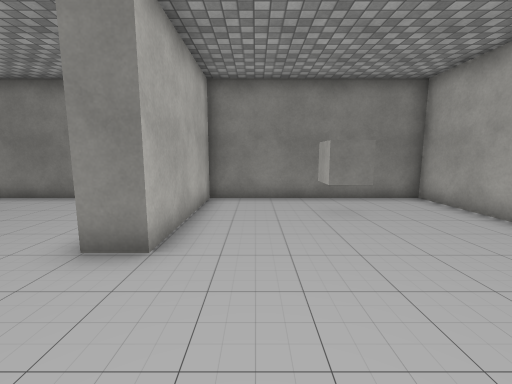
view 1 (above)

12 first-person views from a walk through a Unity game level. The camera is 1.4 m above the floor, tilts 8° down and sees 90° across. The floor is counted in squares, 1 m on a side. Each view is taken from the middle of a square. On the plan, view 1 faces up. The plan holds only what a view shows up to about 13 squares ahead; the rest is blank. The place goes on beyond the plan. The player character is not drawn. Door leaves are left out, so doorways stand open. Some surface patterns are stand-ins.

view 2
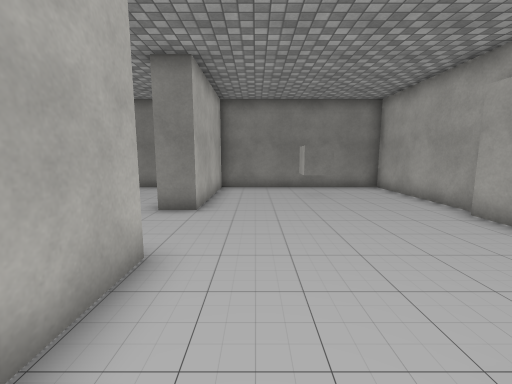

view 3
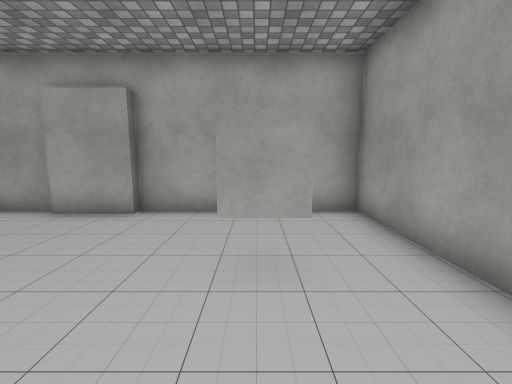

view 4
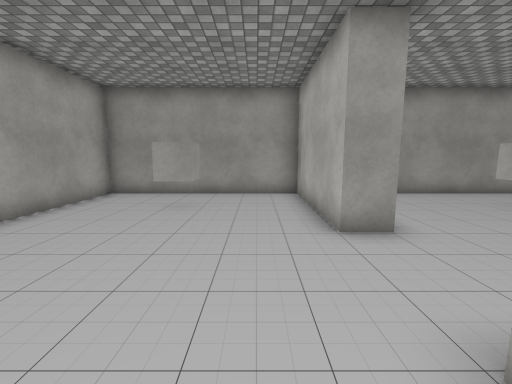

view 5
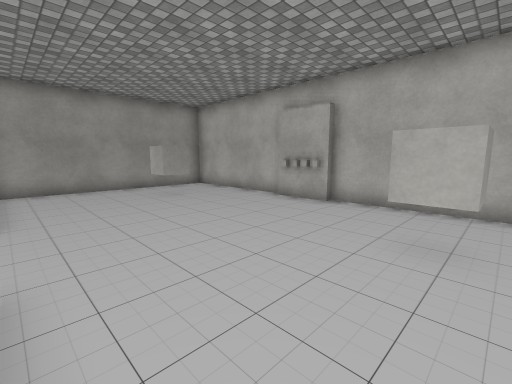

view 6
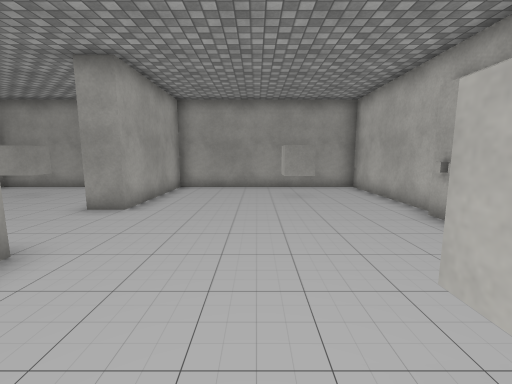

view 7
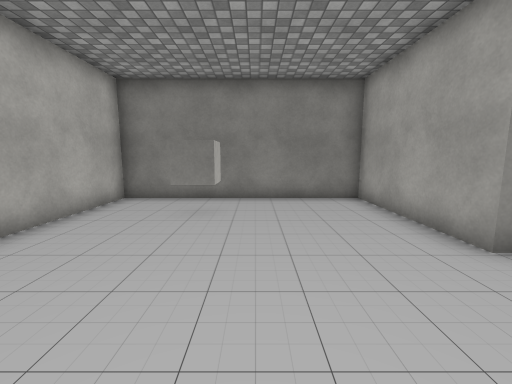

view 8
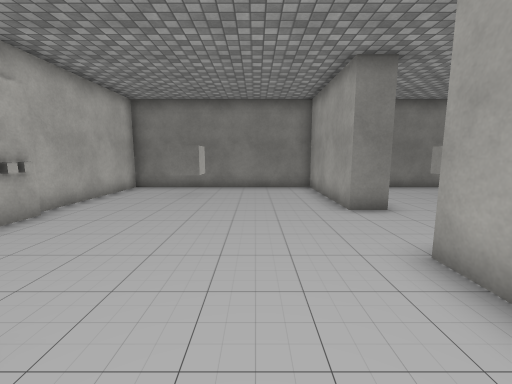

view 9
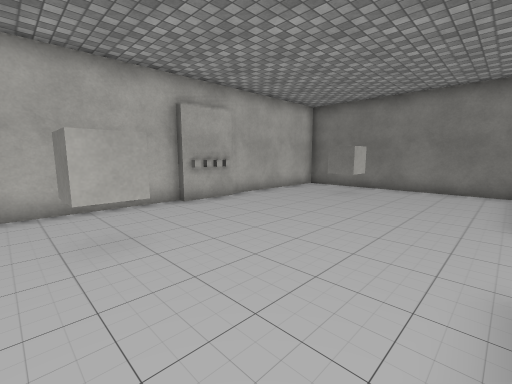

view 10
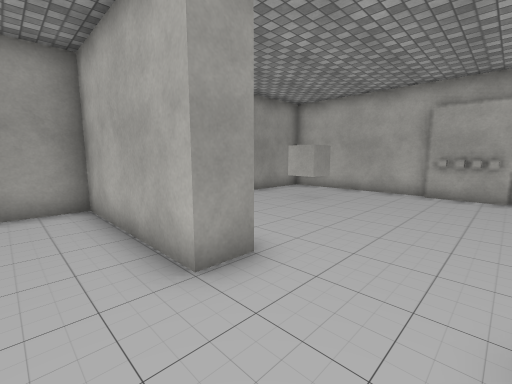

view 11
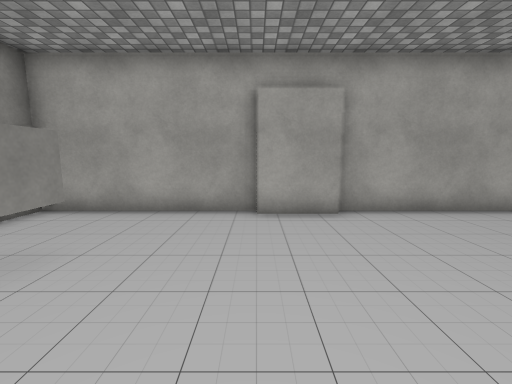

view 12
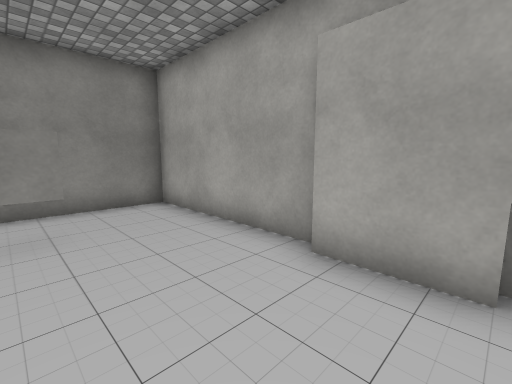

### Floor plan
Ten units are one square. View 1 is at (0, 0); x grows to the right and y downward. Boxes are objects, and circles mark ways between rooms. Rooms are numbered by the first view taken in them; rooms with no view inside come last. Other rooms are left out.
<svg viewBox="-109 -90 169 141">
<path fill="none" stroke="#000" d="M51 -9 51 -30M55 -29 55 -85 -16 -85 -16 -36M-16 -4 -16 46 55 46 55 -10M-26 -36 -26 -85 -104 -85 -104 -29M-100 -28 -100 -12M-101 -30 -101 -9M-104 -10 -104 46 -26 46 -26 -4"/>
<rect x="15" y="15" width="20" height="10" fill="#bbb"><title>cube</title></rect>
<rect x="15" y="-75" width="20" height="20" fill="#bbb"><title>cube</title></rect>
<rect x="-85" y="15" width="20" height="10" fill="#bbb"><title>cube</title></rect>
<rect x="-85" y="-75" width="20" height="20" fill="#bbb"><title>cube</title></rect>
<circle cx="-20" cy="-20" r="3" fill="#2a7"/>
<text x="20" y="-20">1</text>
<text x="-60" y="-20">2</text>
</svg>
Room 1 opens to room 2.

Where each view was taken, in squares from view 1:
view 1: 0 up, 0 right, facing up
view 2: 3 down, 0 right, facing up
view 3: 2 down, 1 left, facing right
view 4: 5 up, 0 right, facing down
view 5: 7 up, 3 left, facing down-left
view 6: 7 up, 6 left, facing down
view 7: 0 up, 6 left, facing up
view 8: 3 down, 5 left, facing up
view 9: 3 down, 3 left, facing up-left
view 10: 3 up, 0 right, facing down-left
view 11: 3 up, 1 left, facing right
view 12: 1 up, 2 right, facing up-right
